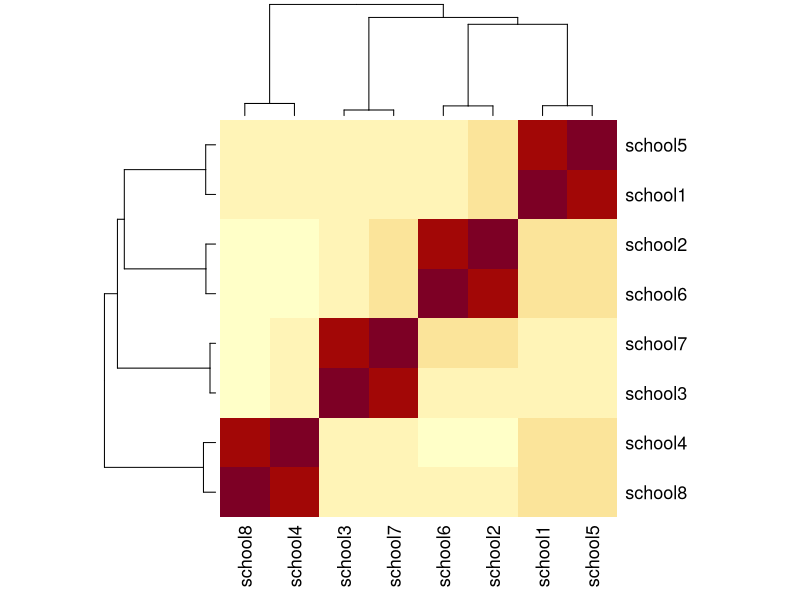
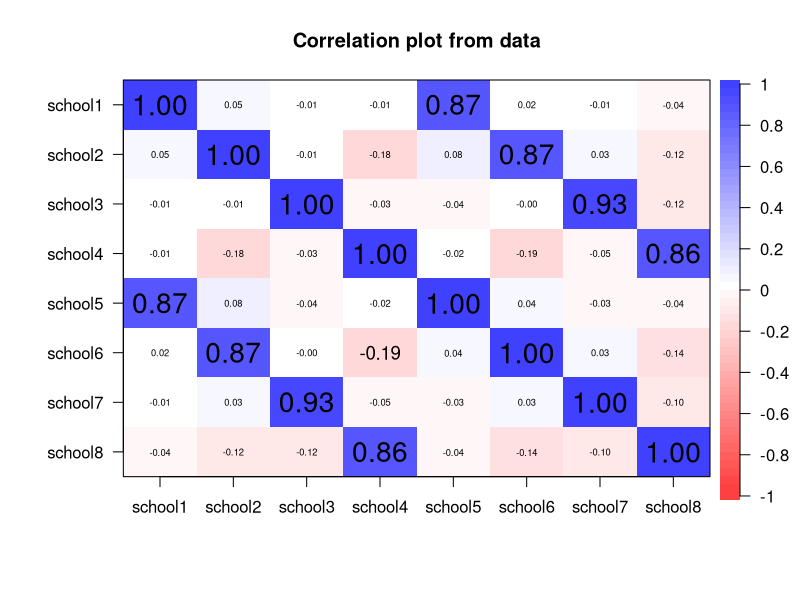
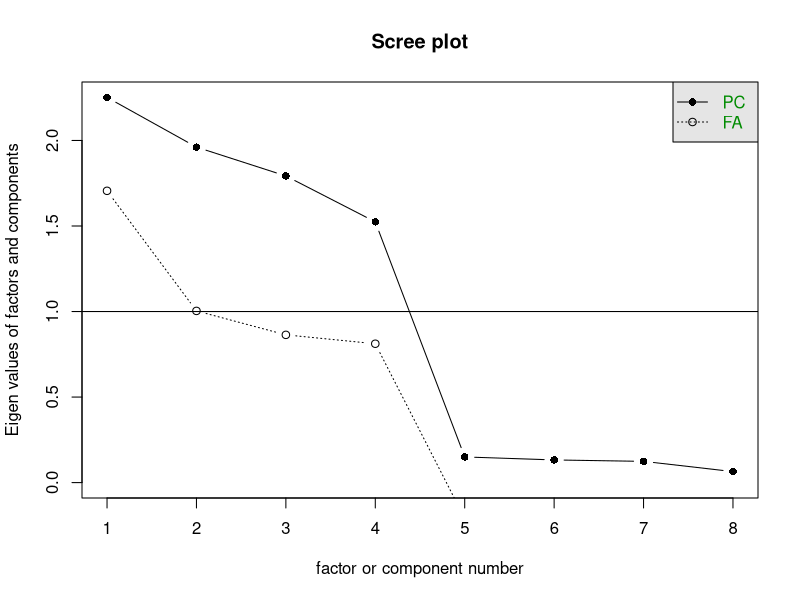
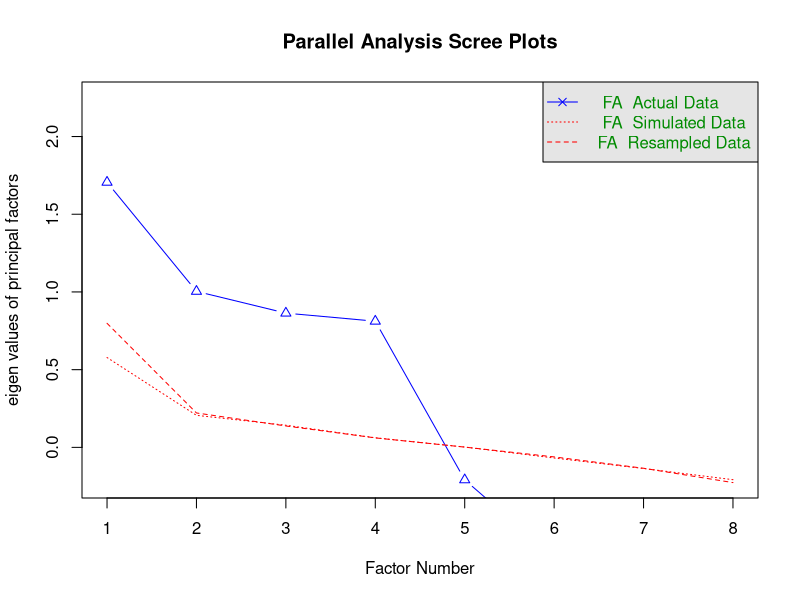
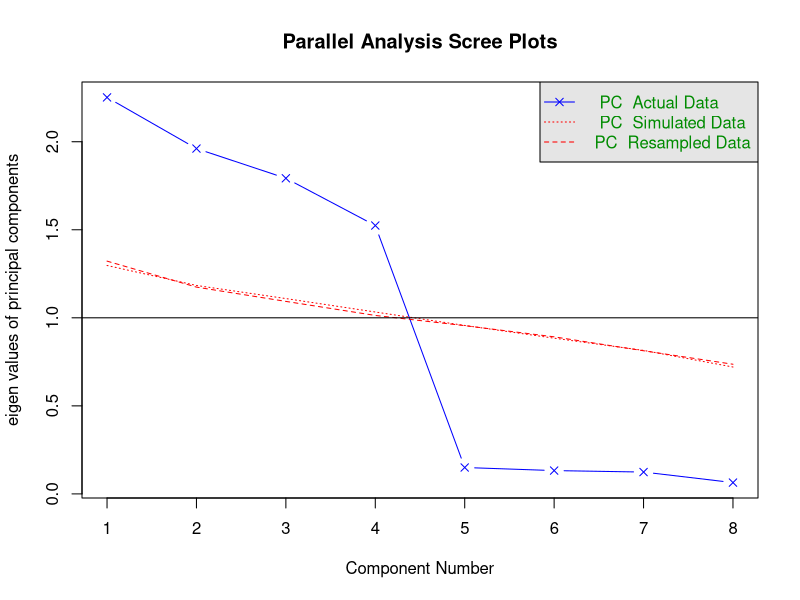
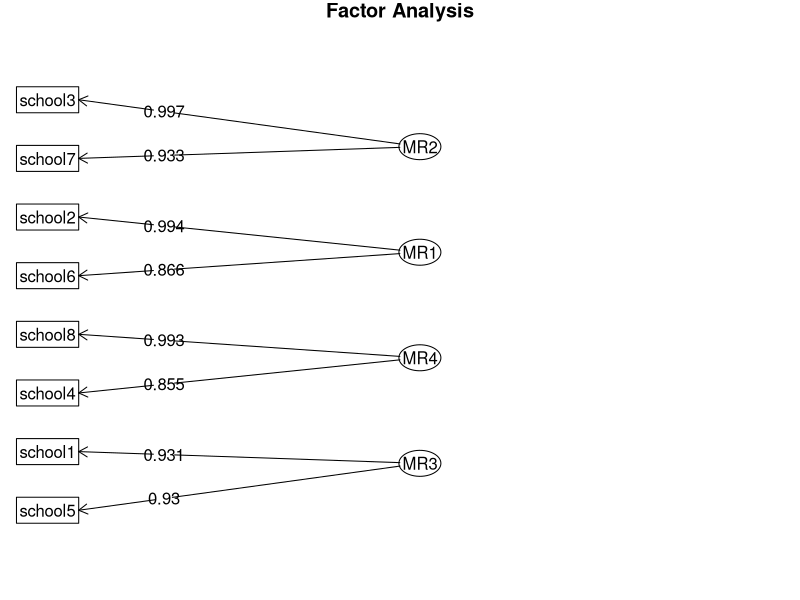
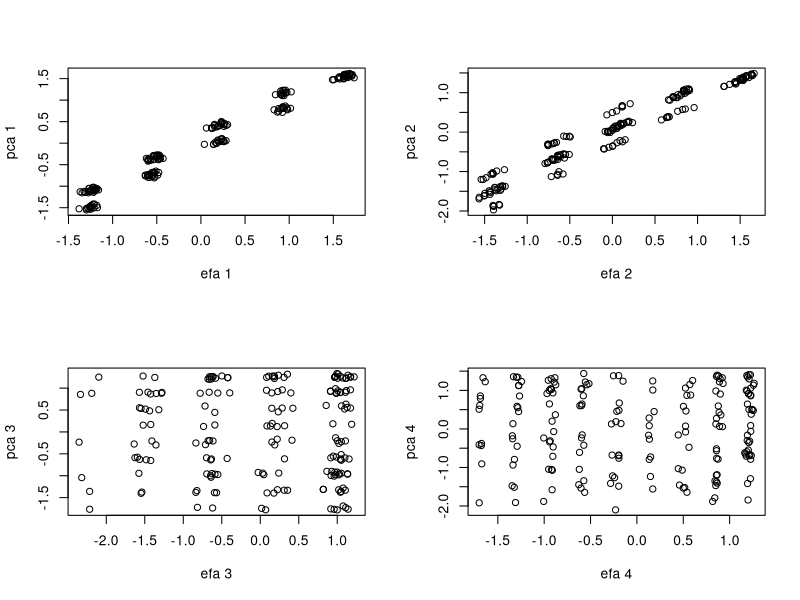
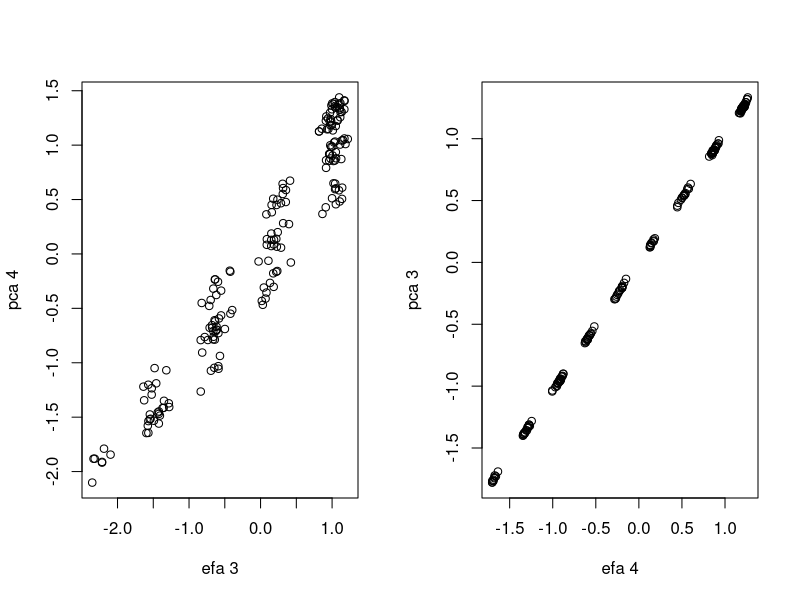

The R script that drew these images, in order:
## ---- chunk 1
library(psych)
## ---- chunk 2
#| echo: true
#| eval: true

data <- read.table("reliability.csv")
## ---- chunk 3
#| echo: true
#| eval: true

head(data)
## ---- chunk 4
#| echo: true
#| eval: true
psych::describe(data)
## ---- chunk 5
#| echo: true
#| eval: true

round(cor(data, use = "pairwise.complete.obs"), 2)
## ---- chunk 6
#| echo: true
#| eval: true

heatmap(cor(data, use = "pairwise.complete.obs"))
## ---- chunk 7
#| echo: true
#| eval: true

psych::cor.plot(data)
## ---- chunk 8
#| echo: true
#| eval: true

rel <- alpha(data)
summary(rel)
## ---- chunk 9
#| echo: true
#| eval: true

rel 
## ---- chunk 10
#| echo: true
#| eval: true

scree(data, factors = TRUE, pc = TRUE) 
## ---- chunk 11
#| echo: true
#| eval: true

fa.parallel(data, fa = "fa")
## ---- chunk 12
#| echo: true
#| eval: true

fa.parallel(data, fa = "pc")
## ---- chunk 13
#| echo: true
#| eval: true
efa1 <- fa(data, nfactors = 1)
efa4 <- fa(data, nfactors = 4, rotate = "varimax")
## ---- chunk 14
#| echo: true
#| eval: true
efa1$loadings
## ---- chunk 15
#| echo: true
#| eval: true
efa1$communalities
sum(efa1$communalities)
# proportion of variance
sum(efa1$communalities) / 8
## ---- chunk 16
#| echo: true
#| eval: true
efa4$loadings
## ---- chunk 17
#| echo: true
#| eval: true
fa.diagram(efa4, digits = 3, cut = 0.3)
## ---- chunk 18
#| echo: true
#| eval: true
efa4$communalities
sum(efa4$communalities)
sum(efa4$communalities) / 8
## ---- chunk 19
#| echo: true
#| eval: true
efa1$RMSEA
efa4$RMSEA
efa1$TLI
efa4$TLI
anova(efa1, efa4)
## ---- chunk 20
#| echo: true
#| eval: true
scores.efa4 <- efa4$scores
head(scores.efa4)
## ---- chunk 21
#| echo: true
#| eval: true
pca4 <- pca(data, nfactors = 4) 
pca4
## ---- chunk 22
#| echo: true
#| eval: true
scores.pca4 <- pca4$scores
head(scores.pca4)
## ---- chunk 23
#| echo: false
#| eval: true
par(mfrow = c(2,2))
for(i in 1:4){
  plot(scores.efa4[, i], scores.pca4[, i], xlab = paste("efa", i),
       ylab = paste("pca", i))
}
## ---- chunk 24
#| echo: false
#| eval: true
par(mfrow = c(1,2))
plot(scores.efa4[, 3], scores.pca4[, 4], xlab = paste("efa", 3),
     ylab = paste("pca", 4))
plot(scores.efa4[, 4], scores.pca4[, 3], xlab = paste("efa", 4),
     ylab = paste("pca", 3))
par(mfrow = c(1,1))
